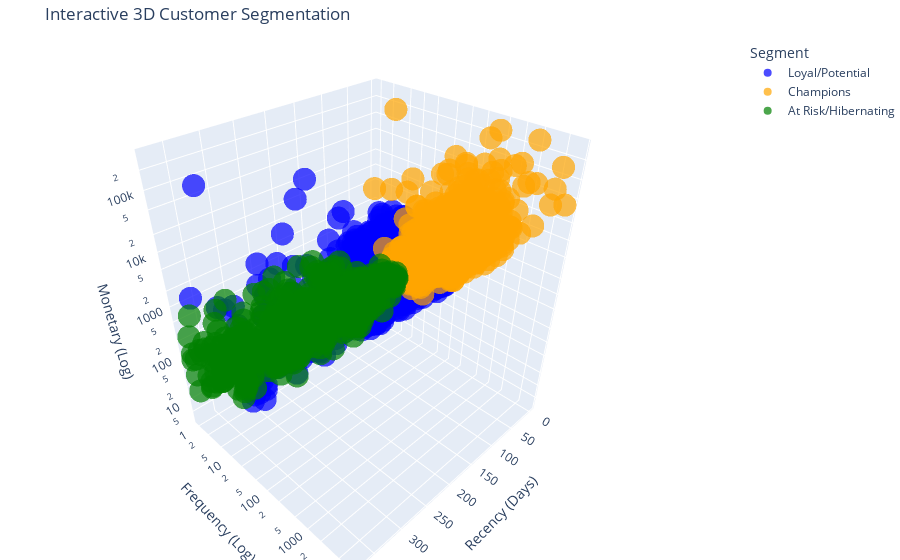

Here is the notebook cell this chart was saved with:
### Code cell
import plotly.express as px

# 1. We'll use the rfm dataframe you already created.
# We include 'CustomerID' (the index) so you can see who is who when hovering.
rfm_reset = rfm.reset_index()

# 2. Create the interactive 3D scatter plot
fig = px.scatter_3d(
    rfm_reset, 
    x='Recency', 
    y='Frequency', 
    z='MonetaryValue',
    color='Segment',
    opacity=0.7,
    title='Interactive 3D Customer Segmentation',
    # Adding hover data shows specific values when you move your mouse over a point
    hover_data=['CustomerID', 'RFM_Score'],
    color_discrete_map={
        'Champions': 'orange',
        'Loyal/Potential': 'blue',
        'At Risk/Hibernating': 'green'
    }
)

# 3. Use log scales for Frequency and Monetary to handle outliers
fig.update_layout(
    scene = dict(
        xaxis_title='Recency (Days)',
        yaxis_title='Frequency (Log)',
        zaxis_title='Monetary (Log)',
        yaxis_type="log",
        zaxis_type="log"
    ),
    margin=dict(l=0, r=0, b=0, t=40)
)

# 4. Display the plot
fig.show()

# 5. Optional: Save as an HTML file to upload to your portfolio/website
# fig.write_html("customer_segmentation_3d.html")

### Figure 1 — Plotly figure (JSON) as saved in the notebook; plotly's stock layout.template omitted (floating-point values rounded to 4 significant figures; data arrays with more than 128 entries replaced by an {"elided": "..."} marker saying what was removed)
{"data": [{"customdata": {"elided": "1894x2 int values"}, "hovertemplate": "Segment=Loyal/Potential<br>Recency=%{x}<br>Frequency=%{y}<br>MonetaryValue=%{z}<br>CustomerID=%{customdata[0]}<br>RFM_Score=%{customdata[1]}<extra></extra>", "legendgroup": "Loyal/Potential", "marker": {"color": "blue", "opacity": 0.7, "symbol": "circle"}, "mode": "markers", "name": "Loyal/Potential", "scene": "scene", "showlegend": true, "type": "scatter3d", "x": {"elided": "1894 int values"}, "y": {"elided": "1894 int values"}, "z": {"elided": "1894 float values"}}, {"customdata": {"elided": "1685x2 int values"}, "hovertemplate": "Segment=Champions<br>Recency=%{x}<br>Frequency=%{y}<br>MonetaryValue=%{z}<br>CustomerID=%{customdata[0]}<br>RFM_Score=%{customdata[1]}<extra></extra>", "legendgroup": "Champions", "marker": {"color": "orange", "opacity": 0.7, "symbol": "circle"}, "mode": "markers", "name": "Champions", "scene": "scene", "showlegend": true, "type": "scatter3d", "x": {"elided": "1685 int values"}, "y": {"elided": "1685 int values"}, "z": {"elided": "1685 float values"}}, {"customdata": {"elided": "759x2 int values"}, "hovertemplate": "Segment=At Risk/Hibernating<br>Recency=%{x}<br>Frequency=%{y}<br>MonetaryValue=%{z}<br>CustomerID=%{customdata[0]}<br>RFM_Score=%{customdata[1]}<extra></extra>", "legendgroup": "At Risk/Hibernating", "marker": {"color": "green", "opacity": 0.7, "symbol": "circle"}, "mode": "markers", "name": "At Risk/Hibernating", "scene": "scene", "showlegend": true, "type": "scatter3d", "x": {"elided": "759 int values"}, "y": {"elided": "759 int values"}, "z": {"elided": "759 float values"}}], "layout": {"legend": {"title": {"text": "Segment"}, "tracegroupgap": 0}, "margin": {"b": 0, "l": 0, "r": 0, "t": 40}, "scene": {"domain": {"x": [0, 1], "y": [0, 1]}, "xaxis": {"title": {"text": "Recency (Days)"}}, "yaxis": {"title": {"text": "Frequency (Log)"}, "type": "log"}, "zaxis": {"title": {"text": "Monetary (Log)"}, "type": "log"}}, "title": {"text": "Interactive 3D Customer Segmentation"}}}
